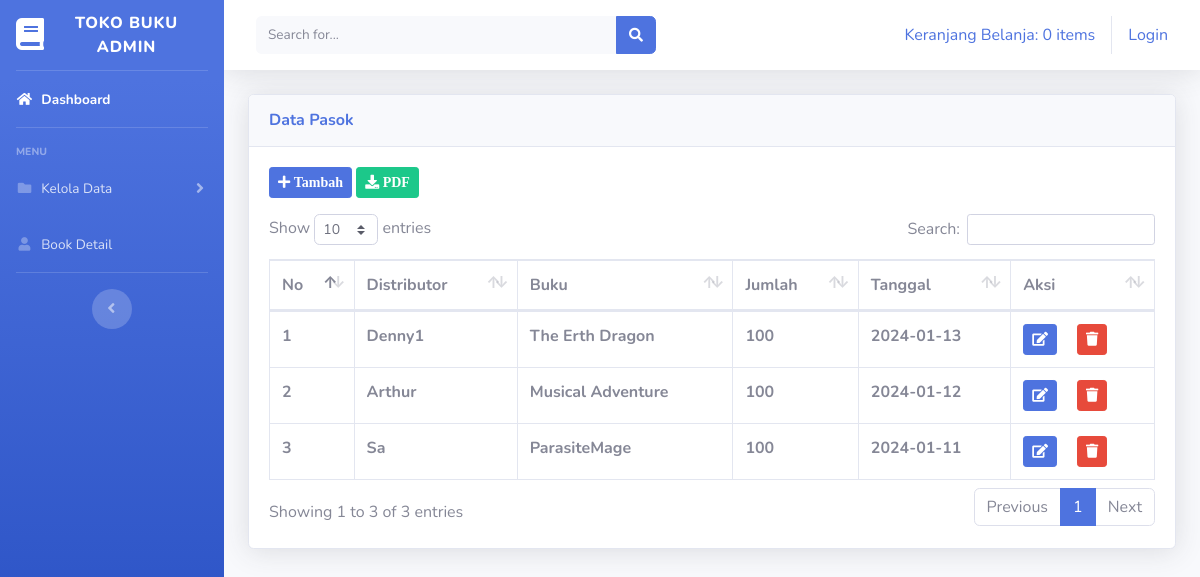
Screenshot of /index.php/pasok with the database file from the repository.
### tables this page shows
CREATE TABLE `pasok` (
  `id_pasok` int(11) NOT NULL,
  `id_distributor` int(11) NOT NULL,
  `id_buku` int(11) NOT NULL,
  `jumlah` int(20) NOT NULL,
  `tanggal` date NOT NULL
);

CREATE TABLE `distributor` (
  `id_distributor` int(11) NOT NULL,
  `nama_distributor` varchar(11) NOT NULL,
  `alamat` text NOT NULL,
  `telepon` varchar(25) NOT NULL
);

CREATE TABLE `buku` (
  `id_buku` int(11) NOT NULL,
  `judul` varchar(255) DEFAULT NULL,
  `noisbn` int(50) DEFAULT NULL,
  `penulis` varchar(255) DEFAULT NULL,
  `penerbit` varchar(255) DEFAULT NULL,
  `tahun` int(11) DEFAULT NULL,
  `stok` int(50) DEFAULT NULL,
  `harga_pokok` int(255) DEFAULT NULL,
  `harga_jual` int(255) DEFAULT NULL,
  `gambar` varchar(50) NOT NULL
);

### application/controllers/Pasok.php (called while the page is built, shortened)
<?php
class Pasok extends CI_Controller
{
  public  function __construct()
  {
    $this->load->model(array('model_pasok'));
  }
  public function index()
  {
    $data['buku'] = $this->db->get('buku')->result();
    $data['distributor'] = $this->db->get('distributor')->result();
    $data['pasok'] = $this->model_pasok->tampil_data();
    $this->load->view('templates_admin/header');
    $this->load->view('templates_admin/sidebar');
    $this->load->view('data_pasok/pasok', $data);
    $this->load->view('templates_admin/footer');
  }
}

### index.php (called while the page is built, shortened)
<?php
require_once BASEPATH.'core/CodeIgniter.php';

### application/models/model_pasok.php (called while the page is built, shortened)
<?php
class Model_pasok extends CI_Model
{
  public function tampil_data()
  {
    $this->db->select('pasok.*, distributor.nama_distributor AS nama_distributor, buku.judul AS judul');
    $this->db->from('pasok');
    $this->db->join('distributor', 'pasok.id_distributor = distributor.id_distributor');
    $this->db->join('buku', 'pasok.id_buku = buku.id_buku');
    $query = $this->db->get();
    return $query->result();
  }
}

### application/views/data_pasok/pasok.php (the view, shortened to what this page needs)
<div class="container-fluid ">
  <div class="card shadow mb-4">
    <div class="card-header py-3">
      <h6 class="m-0 font-weight-bold text-primary">Data Pasok</h6>
    </div>
    <div class="card-body">
      <button class="btn btn-sm btn-primary mb-3" data-toggle="modal" data-target="#pasok"><i class="fas fa-plus"> Tambah</i></button>
      <a href="<?= base_url('pasok/pdf') ?>" class="btn btn-sm btn-success mb-3"><i class="fas fa-download"> PDF</i></a>
      <div class="table-responsive">
        <table class="table table-bordered" id="dataTable" width="100%" cellspacing="0">
          <thead>
            <tr>
              <th>No</th>
              <th>Distributor</th>
              <th>Buku</th>
              <th>Jumlah</th>
              <th>Tanggal</th>
              <th>Aksi</th>
            </tr>
          </thead>
          <tbody>
            <?php
            $no = 1;
            foreach ($pasok as $psk) : ?>
              <tr>
                <th><?= $no++ ?></th>
                <th><?= $psk->nama_distributor ?></th>
                <th><?= $psk->judul ?></th>
                <th><?= $psk->jumlah ?></th>
                <th><?= $psk->tanggal ?></th>
                <td>
                  <?php echo anchor('pasok/edit/' . $psk->id_pasok, '<div class="btn btn-primary btn-sm mr-3"><i class="fa fa-edit"></i></div>') ?>
                  <div class="btn btn-danger btn-sm" data-toggle="modal" data-target="#delete"><i class="fa fa-trash"></i></div>
                </td>
              </tr>
            <?php endforeach; ?>
          </tbody>
        </table>
      </div>
    </div>
  </div>
</div>

### rows the page displays
pasok: id_distributor.nama_distributor "Denny1", id_buku.judul "The Erth Dragon", jumlah "100", tanggal "2024-01-13"
pasok: id_distributor.nama_distributor "Arthur", id_buku.judul "Musical Adventure", jumlah "100", tanggal "2024-01-12"
pasok: id_distributor.nama_distributor "Sa", id_buku.judul "ParasiteMage", jumlah "100", tanggal "2024-01-11"

### other values shown
anchor('dashboard/detail_keranjang', $keranjang) "Keranjang Belanja: 0 items"
anchor('auth/login', 'Login') "Login"
